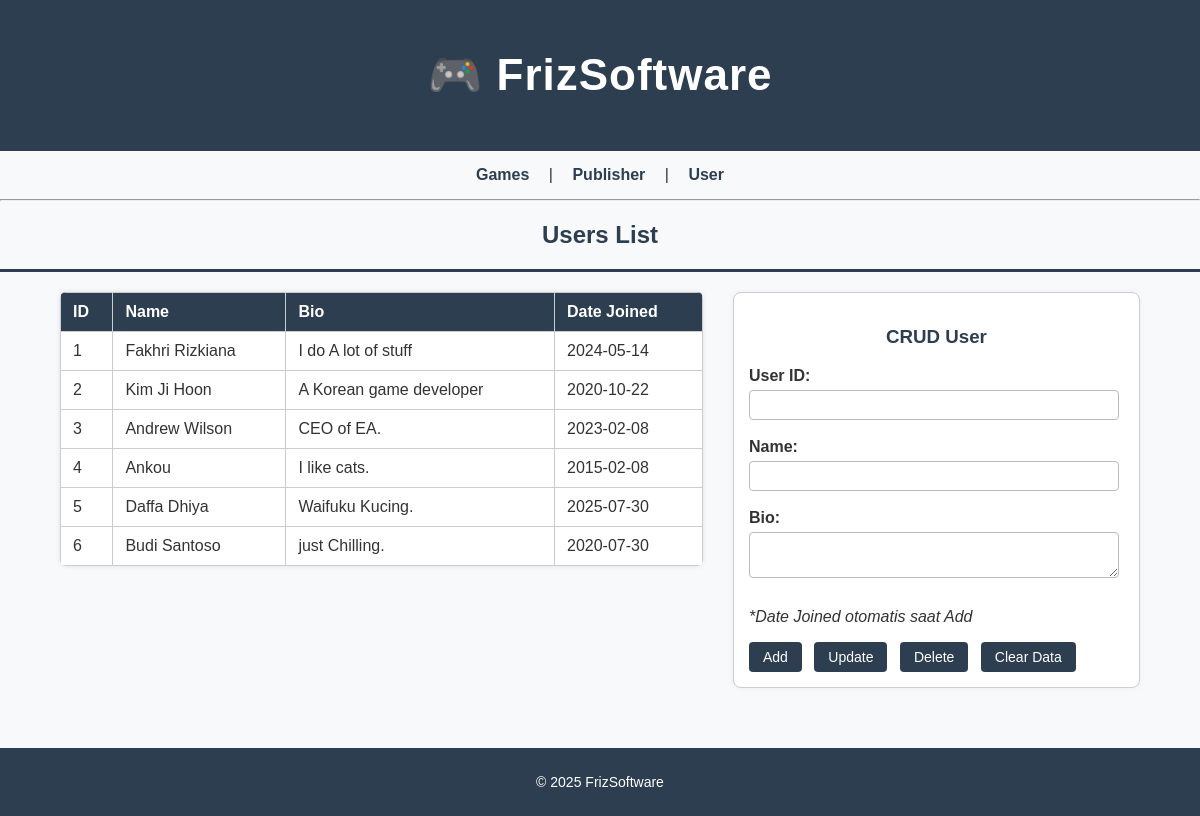
The app's page /?page=users with its own data.
### tables this page shows
CREATE TABLE User (
    UserId INT AUTO_INCREMENT PRIMARY KEY,
    Name VARCHAR(100) NOT NULL,
    Bio TEXT,
    DateJoined DATE NOT NULL
);

### config/db.php (called while the page is built, shortened)
<?php
class Database {
    private $host = "localhost";
    private $username = "root";
    private $password = "";
    private $dbname = "gameDB";
    public function __construct() {
        try {
            $this->conn = new PDO("mysql:host=$this->host;dbname=$this->dbname", $this->username, $this->password);
        } catch (PDOException $e) {
            echo "Connection failed: " . $e->getMessage();
        }
    }
}
?>

### class/User.php (called while the page is built, shortened)
<?php
require_once 'config/db.php';
class User {
    private $db;
    public function __construct() {
        $this->db = (new Database())->conn;
    }
    public function getAll() {
        $stmt = $this->db->query("SELECT * FROM `User`");
        return $stmt->fetchAll(PDO::FETCH_ASSOC);
    }
}
?>

### view/users.php (the view, shortened to what this page needs)
<?php
require_once 'class/User.php';
$user = new User();
$users = $user->getAll();
?>
<h2>Users List</h2>
<div class="table-crud-container">
    <table>
        <tr>
            <th>ID</th>
            <th>Name</th>
            <th>Bio</th>
            <th>Date Joined</th>
        </tr>
        <?php foreach ($users as $u): ?>
        <tr onclick='fillUserForm(<?= json_encode($u) ?>)'>
            <td><?= htmlspecialchars($u['UserId']) ?></td>
            <td><?= htmlspecialchars($u['Name']) ?></td>
            <td><?= htmlspecialchars($u['Bio']) ?></td>
            <td><?= htmlspecialchars($u['DateJoined']) ?></td>
        </tr>
        <?php endforeach; ?>
    </table>
    <div class="crud-section">
        <h3>CRUD User</h3>
        <form method="post">
            <label>User ID:</label>
            <input type="number" name="UserId" id="UserId" required><br>
            <label>Name:</label>
            <input type="text" name="Name" id="Name" required><br>
            <label>Bio:</label>
            <textarea name="Bio" id="Bio"></textarea><br>
            <p><em>*Date Joined otomatis saat Add</em></p>
            <button name="add" type="submit">Add</button>
            <button name="update" type="submit">Update</button>
            <button name="delete" type="submit">Delete</button>
            <button type="button" onclick="clearUserForm()">Clear Data</button>
        </form>
    </div>
</div>

### style.css (style rules this page uses)
body { font-family: Arial, sans-serif; margin: 0; background: #f8f9fa; color: #333; }
h2, h3 { text-align: center; color: #2d3e50; }
.table-crud-container { display: flex; justify-content: space-between; align-items: flex-start; border-top: 3px solid #2d3e50; padding: 20px 5%; gap: 30px; }
table { border-collapse: collapse; width: 60%; background: white; box-shadow: 0 0 5px rgba(0,0,0,0.1); border-radius: 6px; overflow: hidden; }
th, td { border: 1px solid #ccc; padding: 10px 12px; text-align: left; }
th { background-color: #2d3e50; color: white; font-weight: bold; }
.crud-section { width: 35%; background: white; border: 1px solid #ccc; padding: 15px; border-radius: 8px; box-shadow: 0 0 6px rgba(0,0,0,0.05); }
.crud-section label { display: block; font-weight: bold; margin-top: 8px; }
.crud-section input, .crud-section textarea, .crud-section select { width: 95%; padding: 6px; margin: 5px 0 10px 0; border: 1px solid #bbb; border-radius: 4px; font-size: 14px; transition: border-color 0.2s ease; }
button { margin-right: 8px; background: #2d3e50; color: white; border: none; padding: 7px 14px; border-radius: 4px; cursor: pointer; font-size: 14px; transition: background 0.2s ease; }

### records on screen
user: UserId "1", Name "Fakhri Rizkiana", Bio "I do A lot of stuff", DateJoined "2024-05-14"
user: UserId "2", Name "Kim Ji Hoon", Bio "A Korean game developer", DateJoined "2020-10-22"
user: UserId "3", Name "Andrew Wilson", Bio "CEO of EA.", DateJoined "2023-02-08"
user: UserId "4", Name "Ankou", Bio "I like cats.", DateJoined "2015-02-08"
user: UserId "5", Name "Daffa Dhiya", Bio "Waifuku Kucing.", DateJoined "2025-07-30"
user: UserId "6", Name "Budi Santoso", Bio "just Chilling.", DateJoined "2020-07-30"
